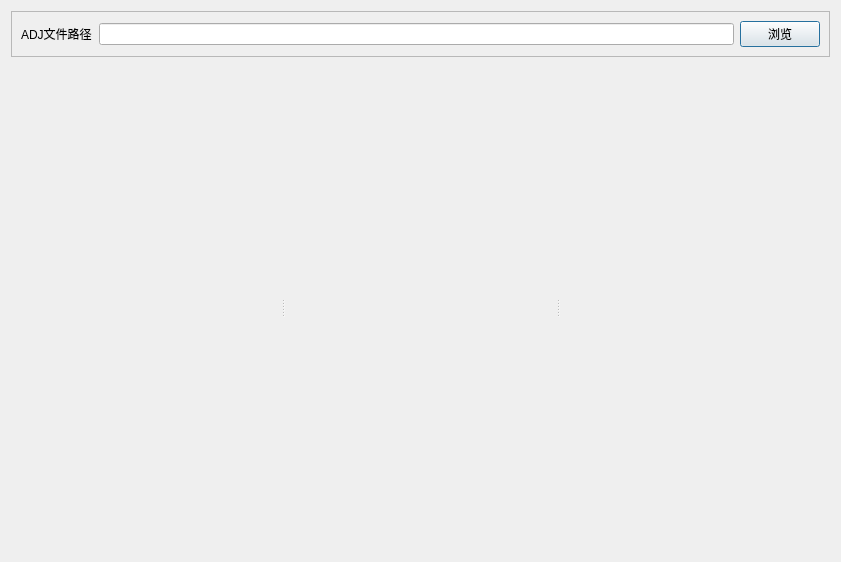
<?xml version="1.0" encoding="UTF-8"?>
<ui version="4.0">
 <class>OBNCalibrationDataDisplay</class>
 <widget class="QDialog" name="OBNCalibrationDataDisplay">
  <property name="geometry">
   <rect>
    <x>0</x>
    <y>0</y>
    <width>841</width>
    <height>562</height>
   </rect>
  </property>
  <property name="windowTitle">
   <string>OBNCalibrationDataDisplay</string>
  </property>
  <layout class="QGridLayout" name="gridLayout_2">
   <item row="0" column="0">
    <widget class="QFrame" name="frame">
     <property name="sizePolicy">
      <sizepolicy hsizetype="Preferred" vsizetype="Fixed">
       <horstretch>0</horstretch>
       <verstretch>0</verstretch>
      </sizepolicy>
     </property>
     <property name="frameShape">
      <enum>QFrame::StyledPanel</enum>
     </property>
     <property name="frameShadow">
      <enum>QFrame::Raised</enum>
     </property>
     <layout class="QGridLayout" name="gridLayout">
      <item row="0" column="0">
       <widget class="QLabel" name="label">
        <property name="text">
         <string>ADJ文件路径</string>
        </property>
       </widget>
      </item>
      <item row="0" column="1">
       <widget class="QLineEdit" name="lineEdit"/>
      </item>
      <item row="0" column="2">
       <widget class="QPushButton" name="pushButtonBrowse">
        <property name="text">
         <string>浏览</string>
        </property>
       </widget>
      </item>
     </layout>
    </widget>
   </item>
   <item row="1" column="0">
    <widget class="QSplitter" name="splitter">
     <property name="orientation">
      <enum>Qt::Horizontal</enum>
     </property>
     <widget class="QWidget" name="widgetX" native="true"/>
     <widget class="QWidget" name="widgetY" native="true"/>
     <widget class="QWidget" name="widgetZ" native="true"/>
    </widget>
   </item>
  </layout>
 </widget>
 <resources/>
 <connections/>
</ui>
